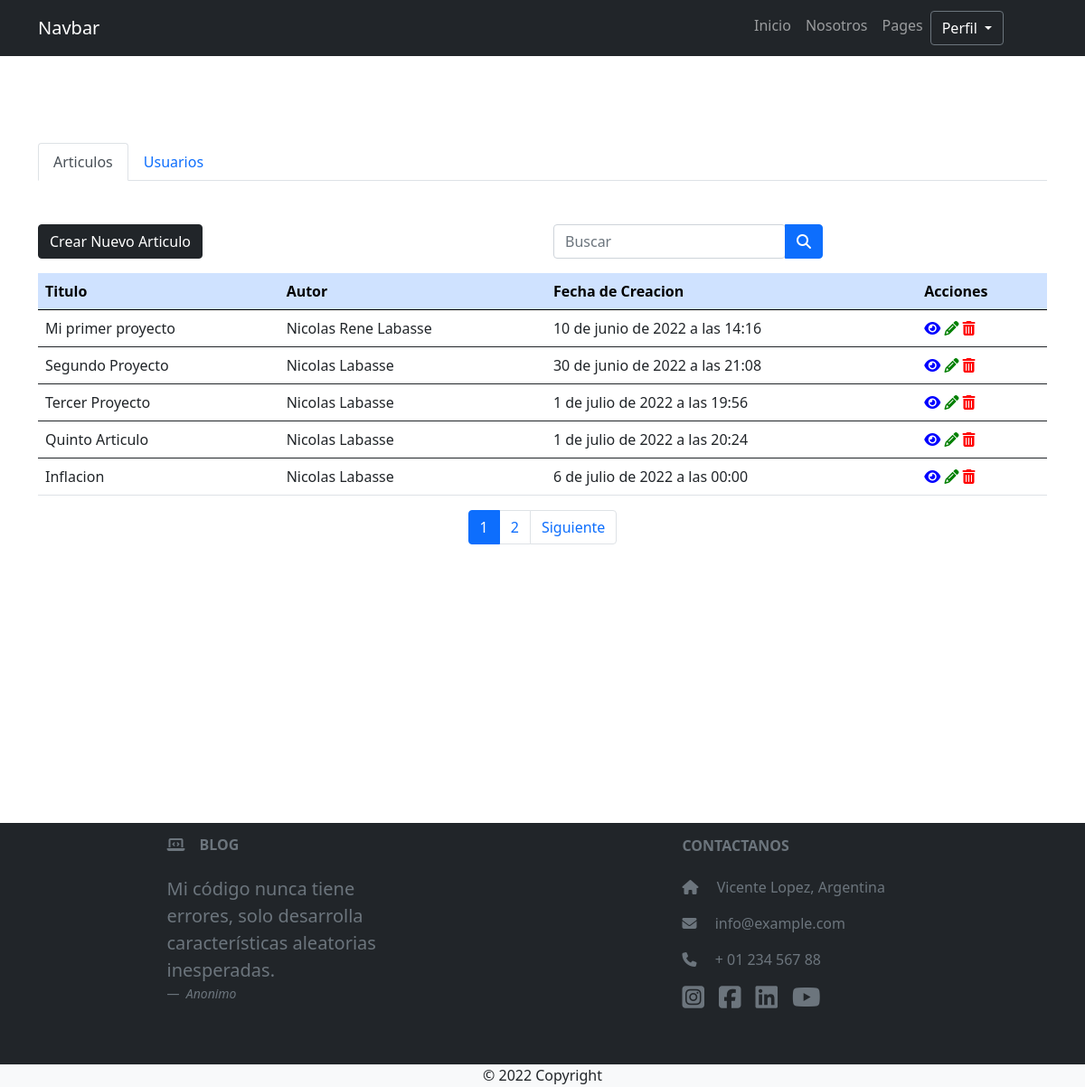
/panel/articulo (signed in), run on the app's committed database.
### ProyectoFinalApp/models.py (models this page shows, shortened)
class articulo(models.Model):
    titulo = models.CharField("Articulo",max_length=200)
    subTitulo = models.CharField(max_length=200)
    contenido = models.TextField()
    autor = models.CharField(max_length=200)
    imagen = models.ImageField(blank=True, null=True,upload_to='imagenes/')
    fecha_creacion = models.DateTimeField(auto_now_add=True)
    class Meta:
        verbose_name = 'Articulo'
        verbose_name_plural = 'Articulos'

### ProyectoFinalApp/views.py (the view, shortened to what this page needs)
# urls.py: path('panel/<str:tab>', panel, name="panel"),
@staff_member_required
def panel(request,tab):
        if tab == "articulo":
            if request.method == "POST":
                buscar = request.POST["buscar"]
                tabs=tab
                buscador = articulo.objects.filter( Q(titulo__icontains=buscar) | Q(autor__icontains=buscar) ).values()
                prueba = "Hay articulos"
                return render(request,"ProyectoFinalApp/panel.html",{"buscador":buscador,"tab":tab,"prueba":prueba})
            else:
                articulos = articulo.objects.all()
                if len(articulos) > 0:
                    articulos = articulo.objects.all()
                    page = request.GET.get('page', 1)
                    paginator = Paginator(articulos, 5)
                    articulos = paginator.page(page)
                    prueba = "Hay articulos"
                    return render(request, 'ProyectoFinalApp/panel.html', {'articulos': articulos, 'paginator': paginator, 'tab': tab, 'prueba': prueba})
                else:
                    prueba = None
                    return render(request, 'ProyectoFinalApp/panel.html', {'prueba': prueba, 'tab': tab})

### ProyectoFinalApp/templates/ProyectoFinalApp/panel.html (shortened to what this page needs)
{% extends 'ProyectoFinalApp/header.html' %}
{% load static %}
{% load crispy_forms_tags %}
{% block contenidoPagina %}
<section style="height: 100vh">
  <div class="container mt-5">
    <div class="row">
      <div class="col mt-5">
        <nav>
          <div class="nav nav-tabs mb-5" id="nav-tab" role="tablist">
            <a href="{% url 'panel' 'articulo' %}" class="nav-link {% if tab == 'articulo' %}active{% endif %}">Articulos</a>
            <a href="{% url 'panel' 'usuario' %}" class="nav-link {% if tab == 'usuario' %}active{% endif %} ">Usuarios</a>
          </div>
        </nav>
        {% if tab == 'articulo' %}
        {% if prueba is none %}
        <div class="col-6">
          <a href="{% url 'crear_articulo' %}" class="btn btn-dark mb-3">Crear Nuevo Articulo</a>
        </div>
        <div class="card text-center ">
          <div class="card-header">
            Blog
          </div>
          <div class="card-body">
            <h5 class="card-title">Lo sentimos!</h5>
            <p class="card-text">Todavia no hay ninguna pagina del blog pero estamos trabajando en ello.</p>
            <a href="{% url 'inicio' %}" class="btn btn-dark">Volver</a>
          </div>
        </div>
        {%else%}
        <div class="d-flex row justify-content-between">
          <div class="col-6">
            <a href="{% url 'crear_articulo' %}" class="btn btn-dark mb-3">Crear Nuevo Articulo</a>
          </div>
          <div class="col-6">
            <form method="POST" enctype="multipart/form-data">
              <div class="input-group">
                <div class="form-outline">
                  <input type="search" id="buscar" name="buscar" class="form-control" placeholder="Buscar" />
                </div>
                <button type="submit" class="btn btn-primary">
                  <i class="fas fa-search"></i>
                </button>
              </div>
            </form>
          </div>
        </div>
        <table class="table table-hover">
          <thead class="table-primary">
            <tr>
              <th scope="col">Titulo</th>
              <th scope="col">Autor</th>
              <th scope="col">Fecha de Creacion</th>
              <th scope="col">Acciones</th>
            </tr>
          </thead>
          {% if buscador %}
          {% for resultado in buscador %}
          <tbody>
            <tr>
              <td>{{resultado.titulo}}</td>
              <td>{{resultado.autor}}</td>
              <td>{{resultado.fecha_creacion}}</td>
              <td>
                <a href="{% url 'detalle_articulo' resultado.id %}"><i style="color:blue"
                    class="fa-solid fa-eye"></i></a>
                <a href="{% url 'editar_articulo' resultado.id %}"><i style="color:green"
                    class="fa-solid fa-pencil"></i></a>
                <a href="{% url 'eliminar_articulo' resultado.id %}"><i style="color:red"
                    class="fa-solid fa-trash-can"></i></a>
              </td>
            </tr>
            {% endfor %}
            {% else %}
            {% for articulo in articulos %}
          <tbody>
            <tr>
              <td>{{articulo.titulo}}</td>
              <td>{{articulo.autor}}</td>
              <td>{{articulo.fecha_creacion}}</td>
              <td>
                <a href="{% url 'detalle_articulo' articulo.id %}"><i style="color:blue"
                    class="fa-solid fa-eye"></i></a>
                <a href="{% url 'editar_articulo' articulo.id %}"><i style="color:green"
                    class="fa-solid fa-pencil"></i></a>
                <a href="{% url 'eliminar_articulo' articulo.id %}"><i style="color:red"
                    class="fa-solid fa-trash-can"></i></a>
              </td>
            </tr>
            {% endfor %}
            {% endif %}
          </tbody>
        </table>
        <div>
          {% include 'ProyectoFinalApp/paginator.html' %}
        </div>
        {% endif %}
            {% endif %}
      </div>
    </div>
  </div>
</section>
{% endblock %}

### static/ProyectoFinalApp/css/styles.css (style rules this page uses)
a { text-decoration: none!important; color: black; }

### data on the page
articulo: titulo "Mi primer proyecto", autor "Nicolas Rene Labasse", fecha_creacion "10 de junio de 2022 a las 14:16"
articulo: titulo "Segundo Proyecto", autor "Nicolas Labasse", fecha_creacion "30 de junio de 2022 a las 21:08"
articulo: titulo "Tercer Proyecto", autor "Nicolas Labasse", fecha_creacion "1 de julio de 2022 a las 19:56"
articulo: titulo "Quinto Articulo", autor "Nicolas Labasse", fecha_creacion "1 de julio de 2022 a las 20:24"
articulo: titulo "Inflacion", autor "Nicolas Labasse", fecha_creacion "6 de julio de 2022 a las 00:00"

### other printed values
{{ page }} "1" "2"
